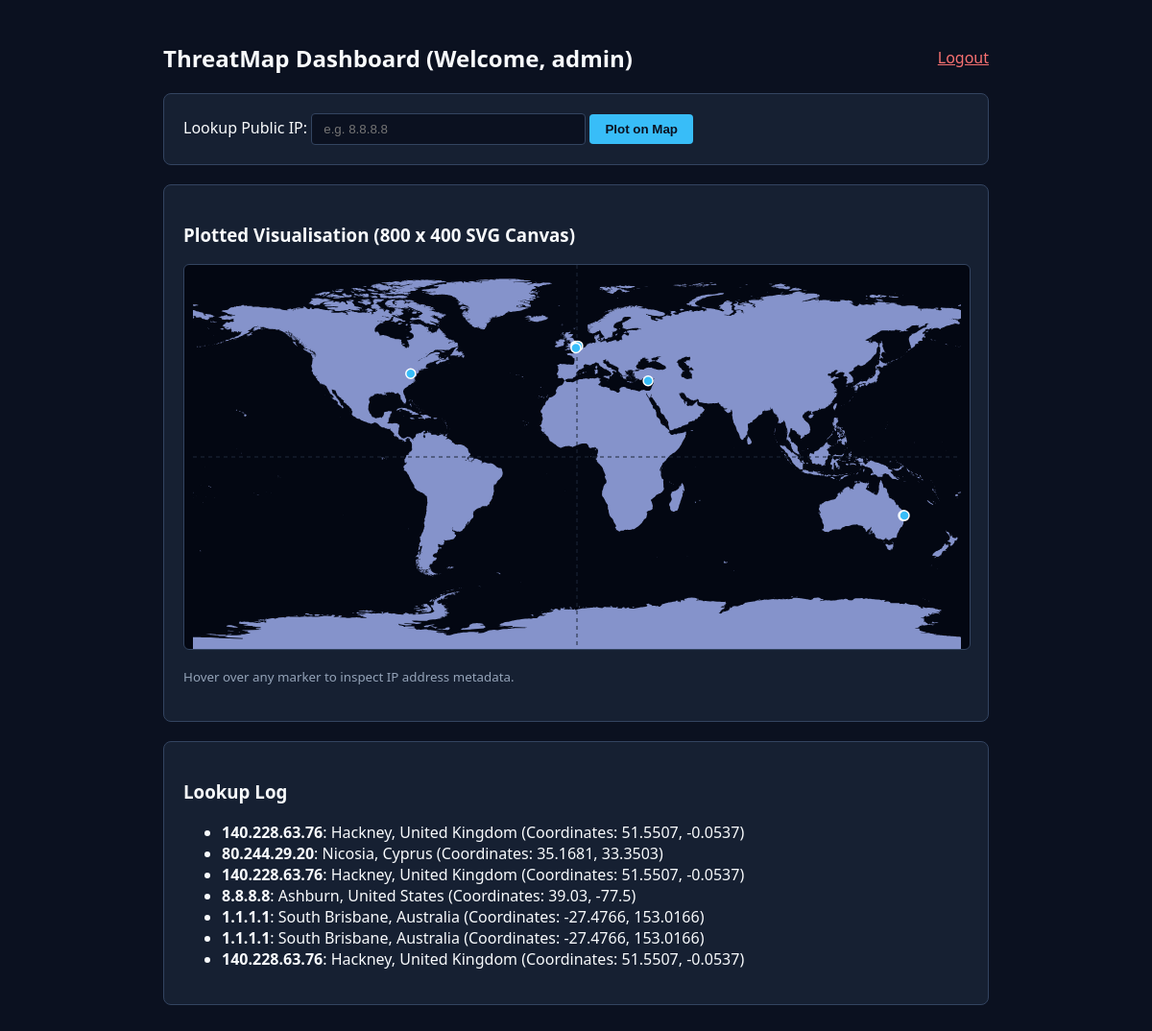
Page / (signed in) on the earlier database version.
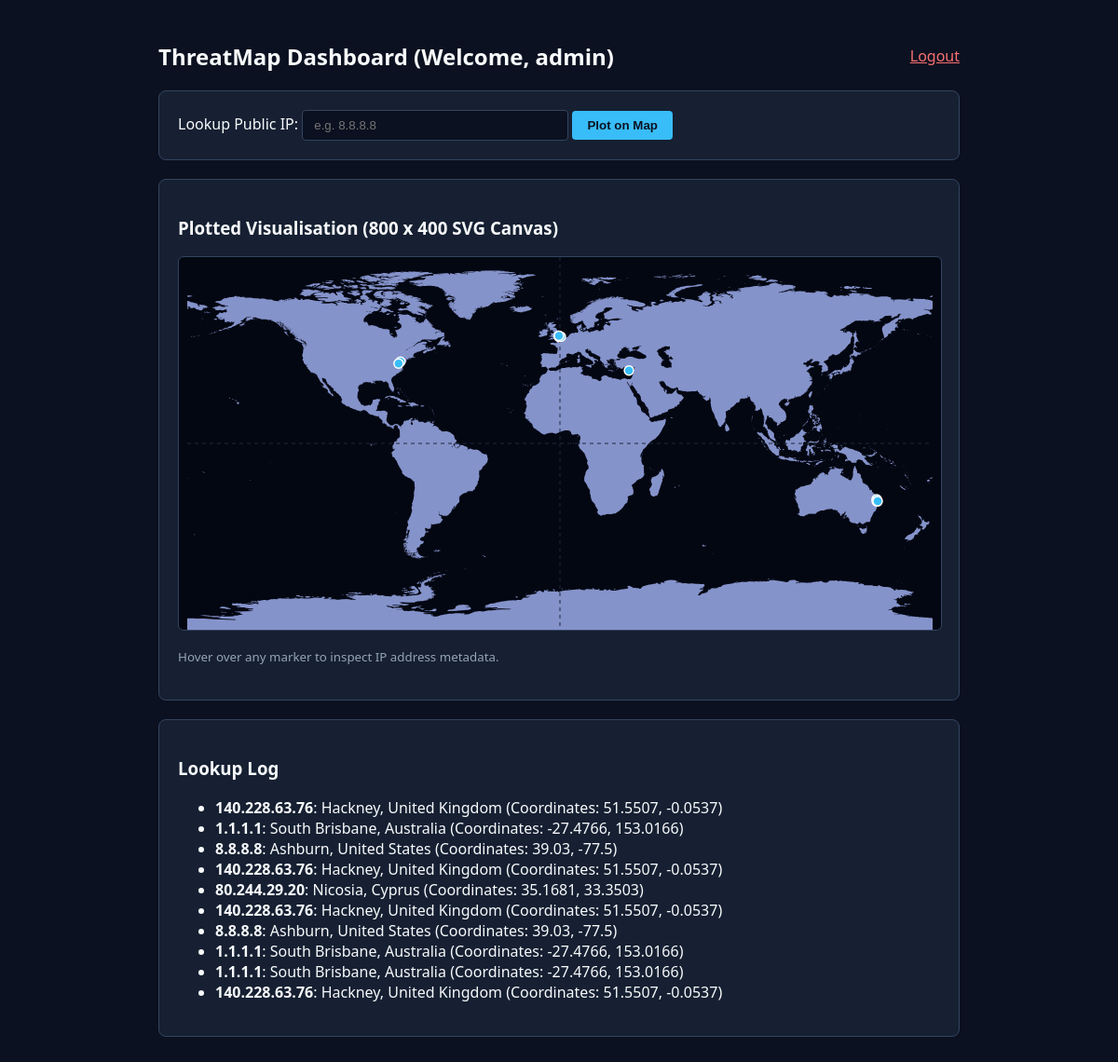
Same page on the later database version.
### tables this page shows
CREATE TABLE lookups (
                id INTEGER PRIMARY KEY AUTOINCREMENT,
                user_id INTEGER NOT NULL,
                ip TEXT NOT NULL,
                city TEXT,
                country TEXT,
                lat REAL,
                lon REAL,
                x REAL,
                y REAL,
                FOREIGN KEY (user_id) REFERENCES users(id)
            );

### app.py (the view, shortened to what this page needs)
@app.route("/", methods=["GET", "POST"])
@login_required
def dashboard():
    with get_db() as conn:
        history = conn.execute(
            "SELECT * FROM lookups WHERE user_id = ? ORDER BY id DESC",
            (session["user_id"],),
        ).fetchall()
    return render_template("index.html.j2", mode="dashboard", history=history)

### app.py (called while the page is built)
def get_db():
    conn = sqlite3.connect(DATABASE)
    conn.row_factory = sqlite3.Row
    return conn

def login_required(f):
    @wraps(f)
    def decorated_function(*args, **kwargs):
        if "user_id" not in session:
            flash("Please log in first.")
            return redirect(url_for("login"))
        return f(*args, **kwargs)
    return decorated_function

### templates/index.html.j2 (shortened to what this page needs)
<!DOCTYPE html>
<html lang="en">
  <head>
  </head>
  <body>
    <div class="container">
      {% if mode == "register" %}
        <div class="card">
          <h2>Register</h2>
          <form method="post">
            <p>
              <input type="text" name="username" placeholder="Username" required>
            </p>
            <p>
              <input type="password" name="password" placeholder="Password" required>
            </p>
            <button type="submit">Create Account</button>
          </form>
          <p><small>Already registered? <a href="/login" style="color:#38bdf8;">Login here</a></small></p>
        </div>
      {% else %}
        <div style="display: flex;
                    justify-content: space-between;
                    align-items: center">
          <h2>ThreatMap Dashboard (Welcome, {{ session['username'] }})</h2>
          <a href="/logout" style="color:#f87171;">Logout</a>
        </div>
        <div class="card">
          <form method="post">
            <label for="ip">Lookup Public IP:</label>
            <input type="text" id="ip" name="ip" placeholder="e.g. 8.8.8.8" required>
            <button type="submit">Plot on Map</button>
          </form>
        </div>
        <div class="card">
          <h3>Plotted Visualisation (800 x 400 SVG Canvas)</h3>
          <svg viewBox="0 0 800 400" class="map-frame">
            <image href="{{ url_for('static', filename='world.svg') }}"
                   x="0"
                   y="0"
                   width="800"
                   height="400"
                   preserveAspectRatio="none" />
            <line x1="0" y1="200" x2="800" y2="200" class="grid-line" stroke-dasharray="4" />
            <line x1="400" y1="0" x2="400" y2="400" class="grid-line" stroke-dasharray="4" />
            {% for point in history %}
              <circle cx="{{ point.x + (loop.index0 % 3) - 1 }}" cy="{{ point.y + ((loop.index0 // 3) % 3) - 1 }}" r="5" class="ping {% if loop.first %}ping-latest{% endif %}">
              <title>{{ point.ip }} — {{ point.city }}, {{ point.country }}</title>
              </circle>
            {% endfor %}
          </svg>
          <p><small style="color: #94a3b8;">Hover over any marker to inspect IP address metadata.</small></p>
        </div>
        <div class="card">
          <h3>Lookup Log</h3>
          <ul>
            {% for item in history %}
              <li><strong>{{ item.ip }}</strong>: {{ item.city }}, {{ item.country }} (Coordinates: {{ item.lat }}, {{ item.lon }})</li>
            {% else %}
              <li>No queries yet. Submit an IP above to begin plotting.</li>
            {% endfor %}
          </ul>
        </div>
      {% endif %}
    </div>
  </body>
</html>

### templates/index.html.j2 (style rules this page uses)
body { font-family: system-ui, sans-serif; background: #0b1120; color: #f8fafc; margin: 0; padding: 24px; }
.container { max-width: 860px; margin: 0 auto; }
.card { background: #162032; border: 1px solid #334460; border-radius: 8px; padding: 20px; margin-bottom: 20px; }
input[type="text"], input[type="password"] { background: #0b1120; border: 1px solid #334460; color: #fff; padding: 8px 12px; border-radius: 4px; width: 260px; }
button { background: #38bdf8; color: #0b1120; border: none; padding: 8px 16px; border-radius: 4px; font-weight: bold; cursor: pointer; }
.map-frame { width: 100%; height: 400px; background: #030712; border: 1px solid #334460; border-radius: 6px; display: block; }

Differences in the rows shown:
added lookups: ip "140.228.63.76", city "Hackney", country "United Kingdom", lat "51.5507", lon "-0.0537"
added lookups: ip "1.1.1.1", city "South Brisbane", country "Australia", lat "-27.4766", lon "153.0166"
added lookups: ip "8.8.8.8", city "Ashburn", country "United States", lat "39.03", lon "-77.5"
